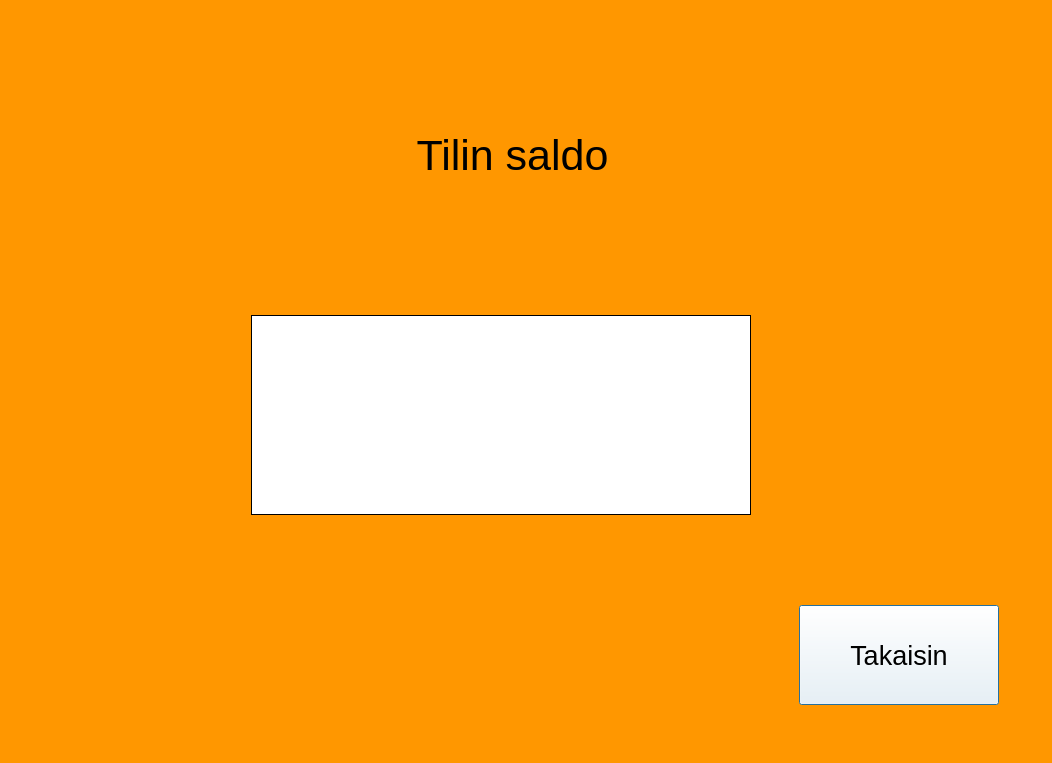
<?xml version="1.0" encoding="UTF-8"?>
<ui version="4.0">
 <class>Saldo</class>
 <widget class="QDialog" name="Saldo">
  <property name="geometry">
   <rect>
    <x>0</x>
    <y>0</y>
    <width>1052</width>
    <height>763</height>
   </rect>
  </property>
  <property name="windowTitle">
   <string>Dialog</string>
  </property>
  <property name="layoutDirection">
   <enum>Qt::LeftToRight</enum>
  </property>
  <property name="styleSheet">
   <string notr="true">background-color: rgb(255, 151, 0);</string>
  </property>
  <layout class="QGridLayout" name="gridLayout">
   <property name="leftMargin">
    <number>9</number>
   </property>
   <item row="2" column="1" colspan="2">
    <widget class="QLabel" name="label">
     <property name="maximumSize">
      <size>
       <width>500</width>
       <height>200</height>
      </size>
     </property>
     <property name="font">
      <font>
       <pointsize>40</pointsize>
      </font>
     </property>
     <property name="styleSheet">
      <string notr="true">background-color: rgb(255, 255, 255);</string>
     </property>
     <property name="frameShape">
      <enum>QFrame::Box</enum>
     </property>
     <property name="text">
      <string/>
     </property>
     <property name="alignment">
      <set>Qt::AlignCenter</set>
     </property>
    </widget>
   </item>
   <item row="3" column="2">
    <spacer name="verticalSpacer">
     <property name="orientation">
      <enum>Qt::Vertical</enum>
     </property>
     <property name="sizeType">
      <enum>QSizePolicy::Fixed</enum>
     </property>
     <property name="sizeHint" stdset="0">
      <size>
       <width>20</width>
       <height>40</height>
      </size>
     </property>
    </spacer>
   </item>
   <item row="4" column="2">
    <widget class="QPushButton" name="pushButton_Perruuta">
     <property name="maximumSize">
      <size>
       <width>200</width>
       <height>100</height>
      </size>
     </property>
     <property name="font">
      <font>
       <pointsize>20</pointsize>
      </font>
     </property>
     <property name="styleSheet">
      <string notr="true">background-color: rgb(255, 255, 255);</string>
     </property>
     <property name="text">
      <string>Takaisin</string>
     </property>
    </widget>
   </item>
   <item row="2" column="0">
    <spacer name="horizontalSpacer">
     <property name="orientation">
      <enum>Qt::Horizontal</enum>
     </property>
     <property name="sizeType">
      <enum>QSizePolicy::Fixed</enum>
     </property>
     <property name="sizeHint" stdset="0">
      <size>
       <width>200</width>
       <height>20</height>
      </size>
     </property>
    </spacer>
   </item>
   <item row="0" column="1">
    <widget class="QLabel" name="label_2">
     <property name="maximumSize">
      <size>
       <width>500</width>
       <height>200</height>
      </size>
     </property>
     <property name="font">
      <font>
       <pointsize>32</pointsize>
      </font>
     </property>
     <property name="styleSheet">
      <string notr="true">background-color: rgb(255, 151, 0);</string>
     </property>
     <property name="text">
      <string>  Tilin saldo</string>
     </property>
     <property name="alignment">
      <set>Qt::AlignCenter</set>
     </property>
    </widget>
   </item>
   <item row="1" column="1">
    <spacer name="verticalSpacer_2">
     <property name="orientation">
      <enum>Qt::Vertical</enum>
     </property>
     <property name="sizeType">
      <enum>QSizePolicy::Fixed</enum>
     </property>
     <property name="sizeHint" stdset="0">
      <size>
       <width>20</width>
       <height>10</height>
      </size>
     </property>
    </spacer>
   </item>
  </layout>
 </widget>
 <resources/>
 <connections/>
</ui>
